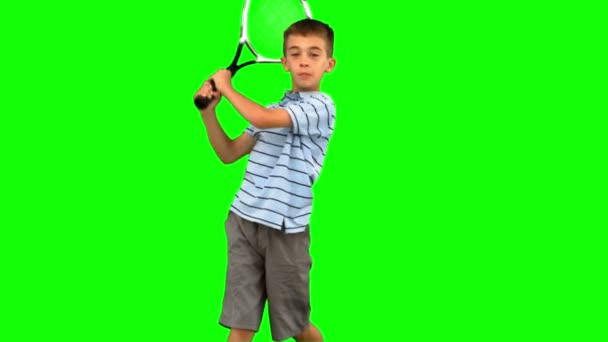
#> input picture pic.jpg, 608 x 342 px
$ python background.py
#> lines starting #> are read from the running program, lines starting #| are printed output that depends on the picture; after the words box and inside, x2 and y2 are one past the last pixel; in counts of white or black regions, pixels touching at a corner belong together
import cv2
import matplotlib.pyplot as plt
import numpy as np


image = cv2.imread("pic.jpg", 0)
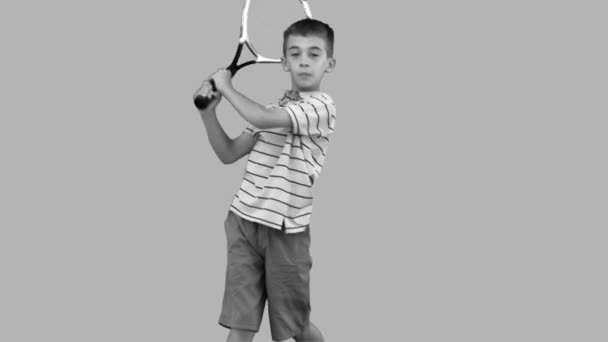
#> image: shape (342, 608); min 0, max 255, mean 173.6
print('Image type: ', type(image), 'Image dimensions: ', image.shape)
#| Image type:  <class 'numpy.ndarray'> Image dimensions:  (342, 608)
image_copy = np.copy(image)
image_copy = cv2.cvtColor(image_copy, cv2.COLOR_BGR2RGB)
lower_green = np.array([0, 100, 0])
upper_green = np.array([254, 255, 254])
mask = cv2.inRange(image_copy, lower_green, upper_green)
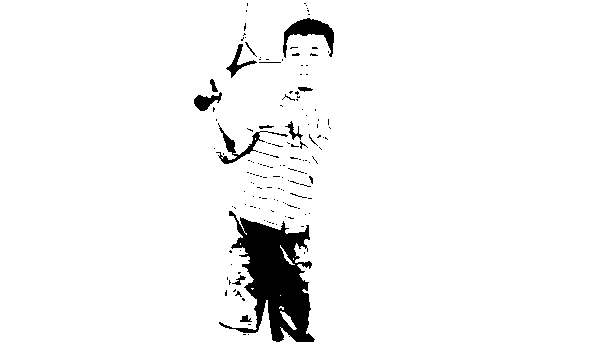
#> mask: shape (342, 608); 95.8% white; 151 black regions (137 under 20 px), largest, box (x1, y1, x2, y2) and area: (219, 211, 315, 342) 6050, (283, 18, 334, 58) 782, (216, 123, 288, 164) 467
plt.imshow(mask, cmap='gray')
plt.show()
masked_image = np.copy(image_copy)
masked_image[mask != 0] = [0, 0, 0]
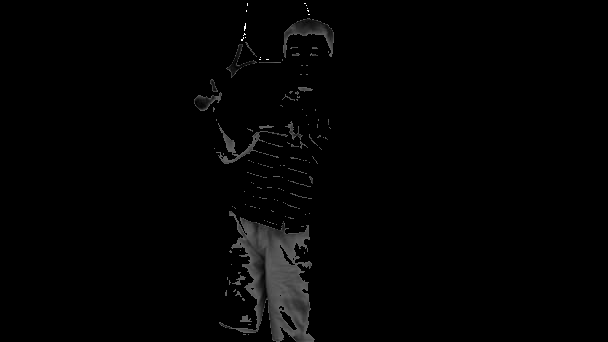
#> masked_image: shape (342, 608, 3); min 0, max 255, mean 3.1
plt.imshow(masked_image)
plt.show()
background_image = cv2.imread('grass.jpg')
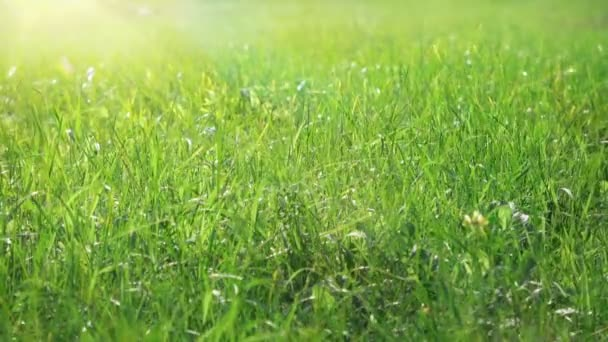
#> input picture grass.jpg, 608 x 342 px
#> background_image is the input picture: shape (342, 608, 3); mean B, G, R 72.6, 169.7, 131.6
background_image = cv2.cvtColor(background_image, cv2.COLOR_BGR2RGB)
crop_background = background_image[0:342, 0:608]
crop_background[mask == 0] = [0, 0, 0]
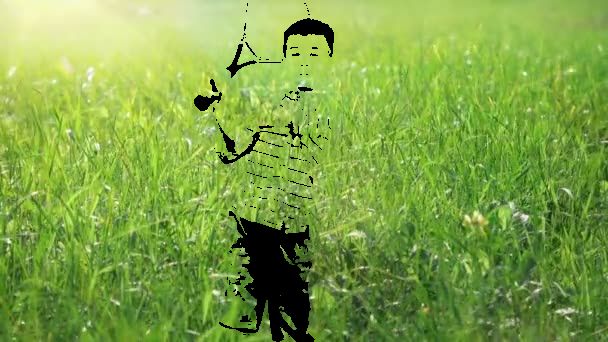
#> crop_background: shape (342, 608, 3); mean R, G, B 126.8, 163.2, 69.9
plt.imshow(crop_background)
plt.show()
final_image = crop_background + masked_image
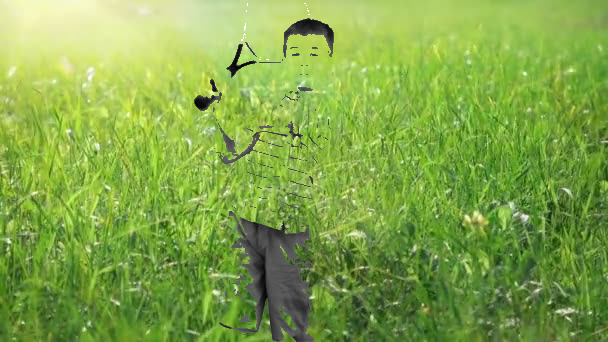
#> final_image: shape (342, 608, 3); mean R, G, B 129.9, 166.3, 73
plt.imshow(final_image)
plt.show()
